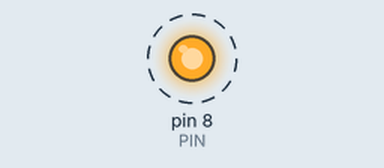
The sketch below on a simulated Arduino Uno, built with avr-gcc and run on an emulated ATmega328P. Parts: output pins drawn as LEDs (lit = HIGH). Dashed ring = blinking.

Above: at 0.5 s.
Timing chart, 0 to 4.6 s (numbered marks = the images above):
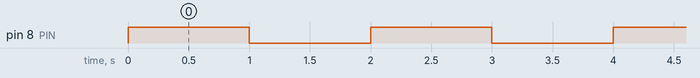

The sketch:

blinking_LED.ino
```cpp
const int PIN = 8;

void setup() {
  // put your setup code here, to run once:
pinMode(PIN, OUTPUT);
}

void loop() {
  // put your main code here, to run repeatedly:
  digitalWrite(PIN, HIGH);
  delay(1000);
  digitalWrite(PIN, LOW);
  delay(1000);
}
```

Measured:
- by itself, pin 8 (PIN): alternates HIGH for 1.0 s and LOW for 1.0 s
